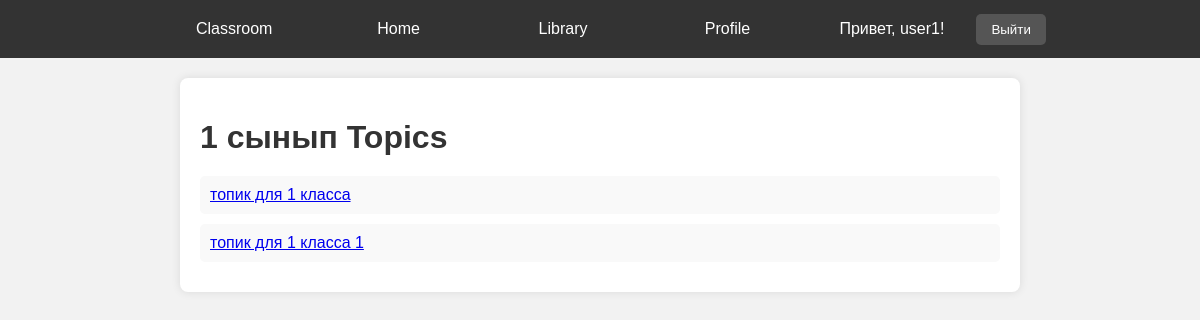
Page /classrooms/24/topics/ (signed in) on the committed database.
### main/models.py (models this page shows, shortened)
class Classroom(models.Model):
    name = models.CharField(max_length=100)

class Topic(models.Model):
    name = models.CharField(max_length=100)
    description = models.TextField()
    created_at = models.DateTimeField(auto_now_add=True)
    classroom = models.ForeignKey(Classroom, on_delete=models.CASCADE)

### main/views.py (the view)
# urls.py: path('classrooms/<int:classroom_id>/topics/', views.classroom_topics, name='classroom_topics'),
def classroom_topics(request, classroom_id):
    classroom = get_object_or_404(Classroom, pk=classroom_id)
    topics = classroom.topic_set.all()
    return render(request, 'classroom_topics.html', {'classroom': classroom, 'topics': topics})

### main/templates/classroom_topics.html (shortened to what this page needs)
<!DOCTYPE html>
<html lang="en">
<head>
    {% include 'navbar.html' %}
</head>
<body>
    <div class="container">
        <h1>{{ classroom.name }} Topics</h1>
        <ul class="topic-list">
            {% for topic in topics %}
                <li class="topic-item"><a href="{% url 'topic_tasks' topic.id %}">{{ topic.name }}</a></li>
            {% endfor %}
        </ul>
    </div>
</body>
</html>

### main/templates/navbar.html (shortened to what this page needs)
{% load static %}
<!DOCTYPE html>
<html lang="en">
<head>
</head>
<body>
    <div class="navbar">
        <a href="{% url 'classroom' %}">Classroom</a>
        <a href="{% url 'home' %}">Home</a>
        <a href="{% url 'library' %}">Library</a>
        {% if user.is_authenticated %}
            {% if user.is_staff %}
                <a href="{% url 'admin_panel' %}">Admin Panel</a>
            {% else %}
                <a href="{% url 'profile' %}">Profile</a>
            {% endif %}
            <div class="user-info">Привет, {{ user.username }}!</div>
            <form class="logout-form" action="{% url 'logout' %}" method="post">
                <button type="submit">Выйти</button>
            </form>
        {% else %}
            <a href="{% url 'login' %}">Login</a>
            <a href="{% url 'registration' %}">Registration</a>
        {% endif %}
    </div>
</body>
</html>

### main/templates/navbar.html (style rules this page uses)
body { font-family: Arial, sans-serif; margin: 0; padding: 0; }
.navbar { background-color: #333; padding: 10px 0; text-align: center; }
.navbar a { color: white; text-decoration: none; padding: 10px 20px; margin: 0 10px; border-radius: 5px; transition: background-color 0.3s; width: 100px; display: inline-block; }
.user-info { color: white; margin-left: 20px; width: 120px; display: inline-block; }
.logout-form { margin-left: 20px; display: inline-block; }
.logout-form button { background-color: #555; color: white; border: none; border-radius: 5px; padding: 8px 15px; cursor: pointer; transition: background-color 0.3s; }

### main/templates/classroom_topics.html (style rules this page uses)
body { font-family: Arial, sans-serif; background-color: #f2f2f2; margin: 0; padding: 0; }
.container { max-width: 800px; margin: 20px auto; padding: 20px; background-color: #fff; border-radius: 8px; box-shadow: 0 0 10px rgba(0, 0, 0, 0.1); }
h1 { margin-bottom: 20px; color: #333; }
.topic-list { list-style-type: none; padding: 0; margin: 0; }
.topic-item { background-color: #f9f9f9; padding: 10px; margin-bottom: 10px; border-radius: 5px; cursor: pointer; }

### rows in the picture
Classroom: name "1 сынып"
Topic: name "топик для 1 класса"
Topic: name "топик для 1 класса 1"

### other values in the picture
{{ user.username }} "user1"
